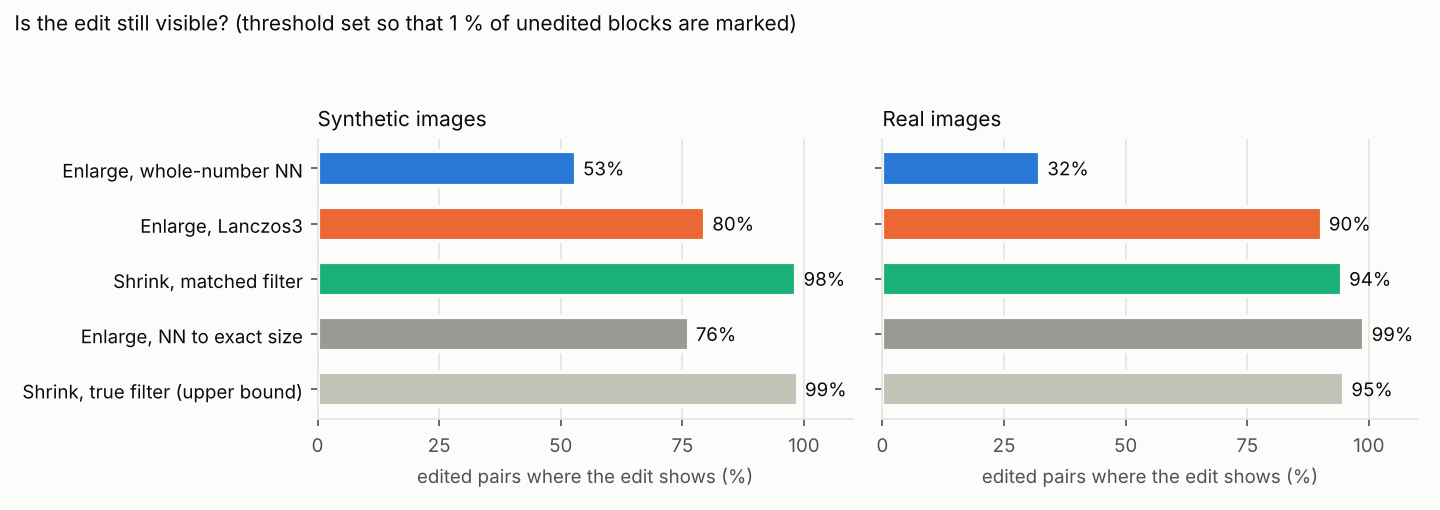
#> input picture research/charts/edits_visible.png, 1440 x 510 px
$ python jpeg_history.py ../charts/edits_visible.png
#> lines starting #> are read from the running program, lines starting #| are printed output that depends on the picture
"""Was this JPEG saved more than once? A quick forensic check, to tell recoverable damage from unrecoverable.

    python3 jpeg_history.py FILE.jpg [FILE2.jpg ...]   # report on your own files
    python3 jpeg_history.py --test [--jobs 2]          # accuracy on the JPEG histories of compression_test.py

jpegQS can only undo the last save, and the file's quantisation tables only tell the last save's quality,
so a "q90" that was saved three times looks like a one-time q90 (REPORT section 10.3). Two classic traces of
an earlier save survive in the pixels:

  JPEG ghost    an earlier save at a lower quality on the same 8x8 grid: re-saving the picture at that
                quality changes it less than at the qualities around it, a dip in the re-save difference
                curve below the file's own quality (Farid 2009, "Exposing digital forgeries from JPEG
                ghosts").
  shifted grid  an earlier save whose grid did not line up with this file's (cropped or padded between
                saves): on that grid the DCT coefficients still cluster at multiples of the earlier
                quantisation step (Bianchi and Piva 2012, "Detection of nonaligned double JPEG compression
                based on integer periodicity maps"). Scored per grid offset as the strength of the
                periodicity, |mean(exp(2 pi i c / q))| * sqrt(n), over low frequencies and steps q 2..24.

What it cannot see: an earlier save at a quality as high as the last one on a shifted grid (the later
save's rounding hides the old steps), an earlier save at a higher quality than the last, and anything
before a resize. Pictures that are almost all pure black and white (clipped blocks) leave only the ghost
check. Pictures over 2 megapixels are checked on a central crop of that size (the grid kept). Measured
on 9 masters x 10 histories with `--test` (results/jpeg_history_test.csv).
"""
import argparse
import io
import os
import sys
from concurrent.futures import ProcessPoolExecutor

import numpy as np
from PIL import Image
from scipy.fft import dctn

STD_LUMA = np.array([16, 11, 10, 16, 24, 40, 51, 61, 12, 12, 14, 19, 26, 58, 60, 55, 14, 13, 16, 24, 40, 57, 69, 56,
                     14, 17, 22, 29, 51, 87, 80, 62, 18, 22, 37, 56, 68, 109, 103, 77, 24, 35, 55, 64, 81, 104, 113, 92,
                     49, 64, 78, 87, 103, 121, 120, 101, 72, 92, 95, 98, 112, 100, 103, 99], np.float64)
FREQS = [(0, 1), (1, 0), (1, 1), (0, 2), (2, 0)]
STEPS = np.arange(2, 25)
GRID_MIN, GRID_RATIO = 12.0, 2.5   # a shifted grid: score >= 12 and >= 2.5x the median of the other offsets
GHOST_DEPTH = 0.10                 # a ghost: a dip at least 10 % below the curve 3 qualities either side
MIN_BLOCKS = 500
MAX_PIXELS = 2_000_000   # larger pictures are checked on a central crop of about this size (grid kept)


def central(a, max_px=MAX_PIXELS, align=16):
    """A central crop of at most max_px pixels whose corner sits on a multiple of 16 (keeps the 8x8 grid
    and the 16x16 chroma blocks where they were)."""
    H, W = a.shape[:2]
    if H * W <= max_px:
        return a
    s = (max_px / (H * W)) ** 0.5
    h, w = max(align, int(H * s) // align * align), max(align, int(W * s) // align * align)
    y0, x0 = (H - h) // 2 // align * align, (W - w) // 2 // align * align
    return a[y0:y0 + h, x0:x0 + w]


def table_quality(qt):
    """The IJG (libjpeg) quality whose scaled standard luminance table is closest to this one."""
    t = np.asarray(qt, np.float64)
    best = None
    for q in range(1, 101):
        s = 5000.0 / q if q < 50 else 200.0 - 2 * q
        ref = np.clip(np.floor((STD_LUMA * s + 50) / 100), 1, 255)
        err = min(np.abs(np.sort(ref) - np.sort(t)).mean(), np.abs(ref - t).mean())
        if best is None or err < best[1]:
            best = (q, err)
    return best


def decoded_y(data):
    """The luma plane as the decoder produced it (no colour conversion and back)."""
    im = Image.open(io.BytesIO(data))
    im.draft('YCbCr', im.size)
    a = np.asarray(im)
    return (a[..., 0] if a.ndim == 3 else a).astype(np.float64)


def grid_scores(y):
    """Periodicity score and the step that gives it, for each of the 64 grid offsets."""
    H, W = y.shape
    S, Q, n = np.zeros((8, 8)), np.zeros((8, 8), int), 0
    for oy in range(8):
        for ox in range(8):
            h, w = (H - oy) // 8 * 8, (W - ox) // 8 * 8
            b = y[oy:oy + h, ox:ox + w].reshape(h // 8, 8, w // 8, 8).transpose(0, 2, 1, 3).reshape(-1, 8, 8)
            # textured blocks that the decoder did not clip at 0 or 255 (clipping breaks the lattice)
            b = b[(b.std(axis=(1, 2)) > 2) & (b.min(axis=(1, 2)) > 2) & (b.max(axis=(1, 2)) < 253)]
            if (oy, ox) == (0, 0):
                n = len(b)
            if len(b) < MIN_BLOCKS:
                continue
            c = dctn(b - 128.0, axes=(1, 2), norm='ortho')
            for u, v in FREQS:
                x = c[:, u, v]
                x = x[np.abs(x) > 0.75]
                if len(x) < MIN_BLOCKS:
                    continue
                P = np.abs(np.exp(2j * np.pi * x[None, :] / STEPS[:, None]).mean(axis=1)) * np.sqrt(len(x))
                if P.max() > S[oy, ox]:
                    S[oy, ox], Q[oy, ox] = P.max(), STEPS[P.argmax()]
    return S, Q, n


def shifted_grids(S, Q):
    other = np.delete(S.ravel(), 0)
    med = float(np.median(other))
    hits = [(ox, oy, float(S[oy, ox]), int(Q[oy, ox])) for oy in range(8) for ox in range(8)
            if (oy, ox) != (0, 0) and S[oy, ox] >= max(GRID_MIN, GRID_RATIO * med)]
    return sorted(hits, key=lambda h: -h[2]), med


def ghost_curve(data, qs):
    im = Image.open(io.BytesIO(data))
    rgb = central(np.asarray(im.convert('RGB')))
    y = central(decoded_y(data))
    sub = 2
    try:
        from PIL import JpegImagePlugin
        s = JpegImagePlugin.get_sampling(im)
        sub = 2 if s == -1 else s
    except Exception:
        pass
    d = {}
    for q in qs:
        buf = io.BytesIO()
        Image.fromarray(rgb).save(buf, 'JPEG', quality=q, subsampling=sub)
        d[q] = float(((y - decoded_y(buf.getvalue())) ** 2).mean())   # the crop re-saved: same size as y
    return d


def ghost_dips(d, last_q):
    dips = []
    for q in sorted(d):
        if q > last_q - 4 or (q - 3) not in d or (q + 3) not in d:
            continue
        around = 0.5 * (d[q - 3] + d[q + 3])
        depth = 1.0 - d[q] / around if around > 0 else 0.0
        if depth >= GHOST_DEPTH and d[q] <= min(d.get(q - 1, np.inf), d.get(q + 1, np.inf)):
            dips.append((q, float(depth)))
    return sorted(dips, key=lambda t: -t[1])


def analyse(data):
    im = Image.open(io.BytesIO(data))
    qt = getattr(im, 'quantization', None) or {}
    last_q, fit = table_quality(qt[0]) if 0 in qt else (None, None)
    S, Q, nblocks = grid_scores(central(decoded_y(data)))
    usable = nblocks >= MIN_BLOCKS
    grids, med = shifted_grids(S, Q) if usable else ([], 0.0)
    lq = last_q or 95
    dips = ghost_dips(ghost_curve(data, range(30, min(100, lq + 3) + 1)), lq)
    return dict(last_q=last_q, table_fit=fit, grid_usable=usable, grid_blocks=nblocks, grids=grids, grid_median=med,
                grid_00=(float(S[0, 0]), int(Q[0, 0])), ghost=dips)


def verdict(r):
    notes = []
    if r['ghost']:
        # the lowest dip is the earlier save; a second, shallower dip a few qualities higher is an alias
        notes.append(f"an earlier save on the same grid at about q{min(q for q, _ in r['ghost'])}")
    if r['grids']:
        notes.append('an earlier save on a shifted grid (offset ' +
                     ', '.join(f'x+{ox} y+{oy}, step {q}, score {s:.0f}' for ox, oy, s, q in r['grids'][:2]) + ')')
    if notes:
        return 'saved more than once: ' + '; '.join(notes)
    tail = '' if r['grid_usable'] else ' (shifted-grid check not possible: the picture is mostly pure black/white)'
    return 'no trace of an earlier save' + tail


# ------------------------------------------------------------------ test on known histories

def _test_one(args):
    import compression_test as C
    folder, name = args
    Mst = C.load(folder, name)
    rows = []
    for hname, steps in C.HISTORIES.items():
        _, last = C.chain(Mst, steps)
        r = analyse(last)
        shift = sorted({s % 8 for _, s in steps if s})
        rows.append(dict(image=name, history=hname, saves=len(steps), last_q=r['last_q'], grid_usable=r['grid_usable'],
                         shift_truth=str(shift), grids=str([(g[0], g[1], g[3]) for g in r['grids'][:3]]),
                         grid_top=r['grids'][0][2] if r['grids'] else 0.0, grid_median=r['grid_median'],
                         shift_found=any(g[0] == g[1] and g[0] in shift for g in r['grids']),
                         ghost=str([q for q, _ in r['ghost'][:2]]), ghost_depth=r['ghost'][0][1] if r['ghost'] else 0.0,
                         first_q=steps[0][0] if len(steps) > 1 else None, flagged=bool(r['grids'] or r['ghost'])))
    return rows


def test(jobs):
    import pandas as pd
    import compression_test as C
    from paths import RESULTS
    with ProcessPoolExecutor(jobs) as pool:
        rows = [r for rr in pool.map(_test_one, C.IMAGES) for r in rr]
    d = pd.DataFrame(rows)
    out = os.path.join(RESULTS, 'jpeg_history_test.csv')
    d.to_csv(out, index=False)
    print(d.groupby('history', sort=False)[['flagged', 'shift_found', 'grid_usable']].mean().round(2))
    print(d[['image', 'history', 'last_q', 'grids', 'ghost', 'flagged']].to_string())
    print('wrote', out)


def main():
    ap = argparse.ArgumentParser()
    ap.add_argument('files', nargs='*')
    ap.add_argument('--test', action='store_true')
    ap.add_argument('--jobs', type=int, default=2)
    a = ap.parse_args()
    if a.test:
        test(a.jobs)
        return 0
    if not a.files:
        ap.error('give JPEG files, or --test')
    for f in a.files:
        r = analyse(open(f, 'rb').read())
#> in analyse, im is the input picture: PIL image 1440x510 RGBA; mean R, G, B, A 229.4, 231.9, 228.3, 255
#> in analyse, `qt = getattr(im, 'quantization', None) or {}`: qt = 0 items
#> in decoded_y, `return (a[..., 0] if a.ndim == 3 else a).astype(np.float64)`:
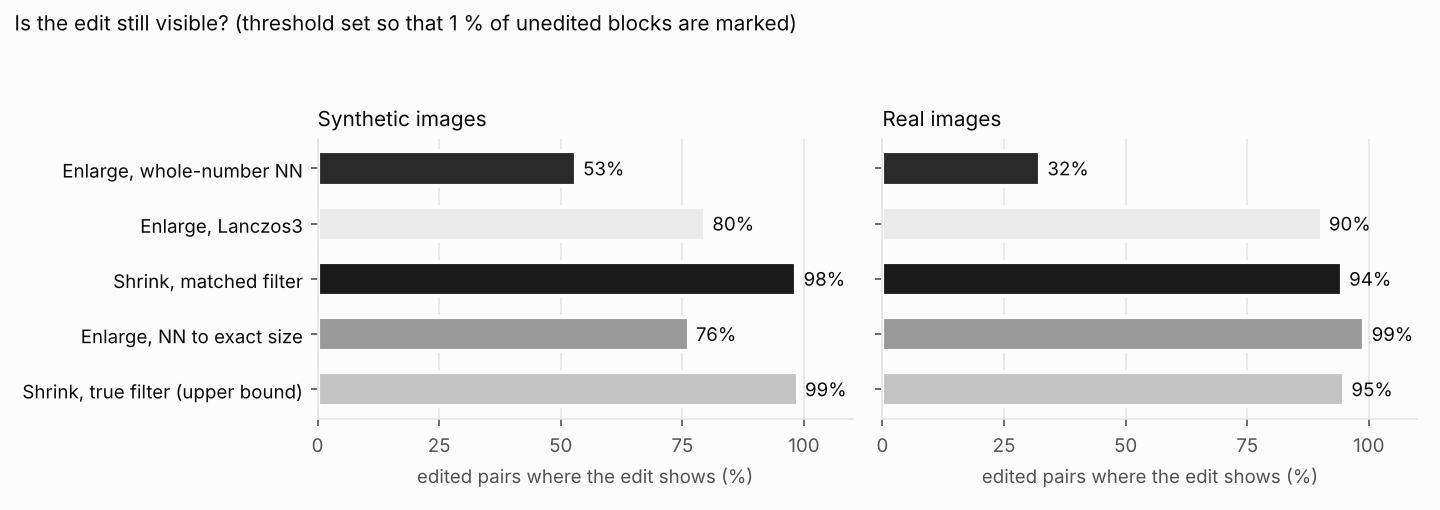
#> returned value: shape (510, 1440) float64; min 11, max 252, mean 229.4
#> in central, `H, W = a.shape[:2]`: H = 510; W = 1440
#> in grid_scores, `H, W = y.shape`: H = 510; W = 1440
#> in analyse, `S, Q, nblocks = grid_scores(central(decoded_y(data)))`: nblocks = 2485
#> in analyse, `usable = nblocks >= MIN_BLOCKS`: usable = True
#> in shifted_grids, `other = np.delete(S.ravel(), 0)`: other = 63 values, max 17.52 at index 3, min 11.47 at index 12, mean 14.34
#> in shifted_grids, `med = float(np.median(other))`: med = 14.59
#> in shifted_grids, `hits = [(ox, oy, float(S[oy, ox]), int(Q[oy, ox])) for oy in range(8) ..`: hits = []
#> in analyse, `grids, med = shifted_grids(S, Q) if usable else ([], 0.0)`: med = 14.59
#> in analyse, `lq = last_q or 95`: lq = 95
#> in ghost_curve, `s = JpegImagePlugin.get_sampling(im)`: s = -1
#> in ghost_curve, `sub = 2 if s == -1 else s`: sub = 2
#> in decoded_y (call 3), `im = Image.open(io.BytesIO(data))`:
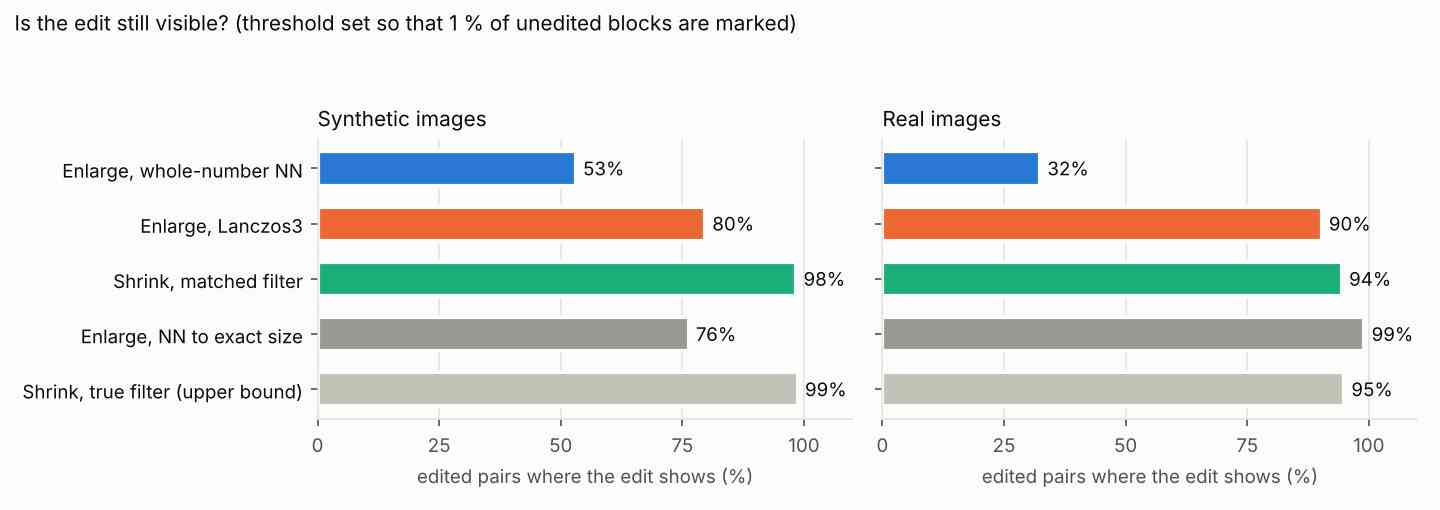
#> im: PIL image 1440x510 RGB; mean R, G, B 229.5, 232.2, 229.2
#> in ghost_dips, `dips = []`: dips = []
#> the loop in ghost_dips, `for q in sorted(d):` made 69 passes
#> (around, depth) on passes 4 to 15: (44.58, -0.00581), (41.71, -0.00773), (41.43, 0.0225), (40.59, 0.00836), (38.97, 0.0616), (37.03, 0.00753), (36.96, 0.0169), (34.94, -0.0279), (33.62, 0.00173), (33.08, -0.0178), (32.23, -0.0333), (30.82, 0.0106)
#> r = 8 items
        q = f'about q{r["last_q"]}' if r['last_q'] else 'unknown quality'
#> q = 'unknown quality'
        print(f'{f}: last save {q}; {verdict(r)}')
#> in verdict, `tail = '' if r['grid_usable'] else ' (shifted-grid check not possible:..`: tail = ''
#| ../charts/edits_visible.png: last save unknown quality; no trace of an earlier save
    return 0


if __name__ == '__main__':
    sys.exit(main())
#> (the program exits here)

$ run again, on research/charts/modes_share16.png
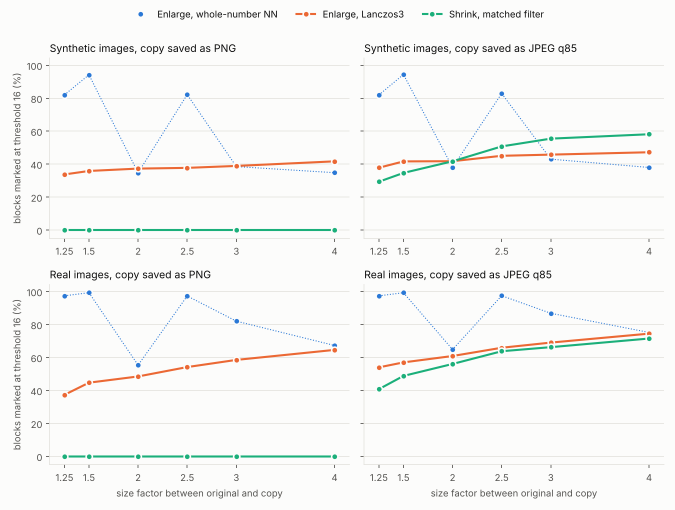
#> input picture research/charts/modes_share16.png, 1350 x 1020 px (shown at 1/2 size)
#> in analyse, im is the input picture: PIL image 1350x1020 RGBA; mean R, G, B, A 246.7, 247, 245.5, 255
#> qt = 0 items
#> in decoded_y, `return (a[..., 0] if a.ndim == 3 else a).astype(np.float64)`:
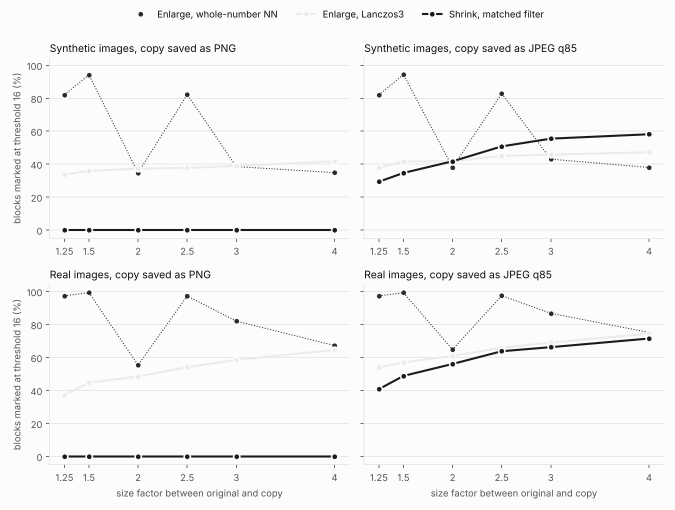
#> returned value: shape (1020, 1350) float64 (shown at 1/2 size); min 11, max 252, mean 246.7
#> in central, `H, W = a.shape[:2]`: H = 1020; W = 1350
#> in grid_scores, `H, W = y.shape`: H = 1020; W = 1350
#> nblocks = 5021
#> usable = True
#> other = 63 values, max 26.66 at index 35, min 21.65 at index 26, mean 23.61
#> in shifted_grids, `med = float(np.median(other))`: med = 23.16
#> hits = []
#> in analyse, `grids, med = shifted_grids(S, Q) if usable else ([], 0.0)`: med = 23.16
#> lq = 95
#> s = -1
#> sub = 2
#> im: PIL image 1350x1020 RGB
#> in ghost_dips, `dips = []`: dips = []
#> the loop in ghost_dips, `for q in sorted(d):` made 69 passes
#> (around, depth) on passes 4 to 11: (42.91, -0.0199), (41.6, -0.0406), (41.45, 0.0133), (40.69, 0.024), (40.32, 0.0383), (38.5, -0.00629), (37.68, 0.00168), (37, -0.00976)
#> r = 8 items
#> in main, `q = f'about q{r["last_q"]}' if r['last_q'] else 'unknown quality'`: q = 'unknown quality'
#> tail = ''
#| ../charts/modes_share16.png: last save unknown quality; no trace of an earlier save

$ run again, on research/charts/modes_tp99.png
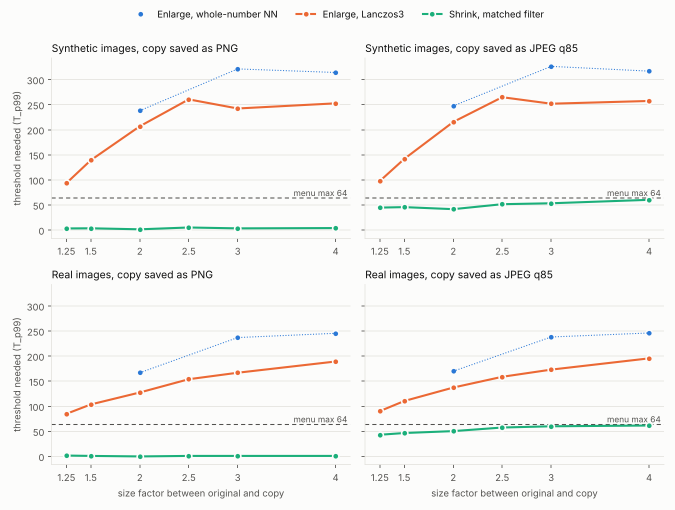
#> input picture research/charts/modes_tp99.png, 1350 x 1020 px (shown at 1/2 size)
#> in analyse, im is the input picture: PIL image 1350x1020 RGBA; mean R, G, B, A 246.4, 246.5, 244.8, 255
#> qt = 0 items
#> in decoded_y, `return (a[..., 0] if a.ndim == 3 else a).astype(np.float64)`:
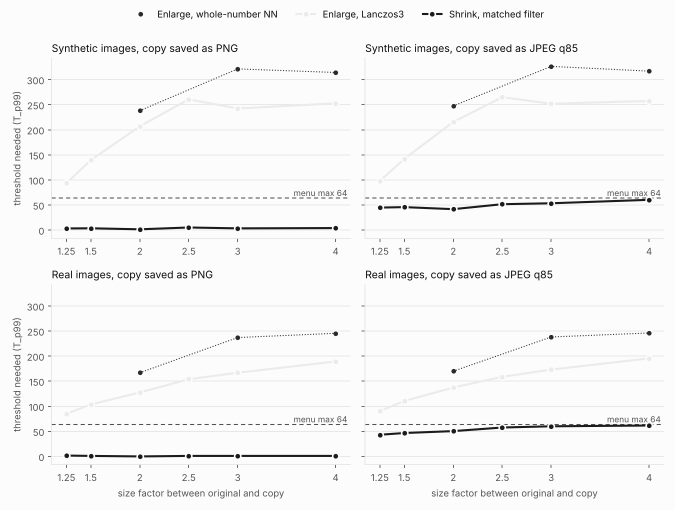
#> returned value: shape (1020, 1350) float64 (shown at 1/2 size); min 11, max 252, mean 246.4
#> in central, `H, W = a.shape[:2]`: H = 1020; W = 1350
#> in grid_scores, `H, W = y.shape`: H = 1020; W = 1350
#> nblocks = 5643
#> usable = True
#> other = 63 values, max 28.46 at index 60, min 22.95 at index 47, mean 24.71
#> in shifted_grids, `med = float(np.median(other))`: med = 24.53
#> hits = []
#> in analyse, `grids, med = shifted_grids(S, Q) if usable else ([], 0.0)`: med = 24.53
#> lq = 95
#> s = -1
#> sub = 2
#> im: PIL image 1350x1020 RGB
#> in ghost_dips, `dips = []`: dips = []
#> the loop in ghost_dips, `for q in sorted(d):` made 69 passes
#> (around, depth) on passes 4 to 11: (41.06, 0.00053), (39.59, -0.0145), (39.38, 0.0183), (38.41, 0.0158), (37.59, 0.0191), (35.96, -0.0235), (35.34, -0.0127), (34.54, -0.0137)
#> r = 8 items
#> in main, `q = f'about q{r["last_q"]}' if r['last_q'] else 'unknown quality'`: q = 'unknown quality'
#> tail = ''
#| ../charts/modes_tp99.png: last save unknown quality; no trace of an earlier save
